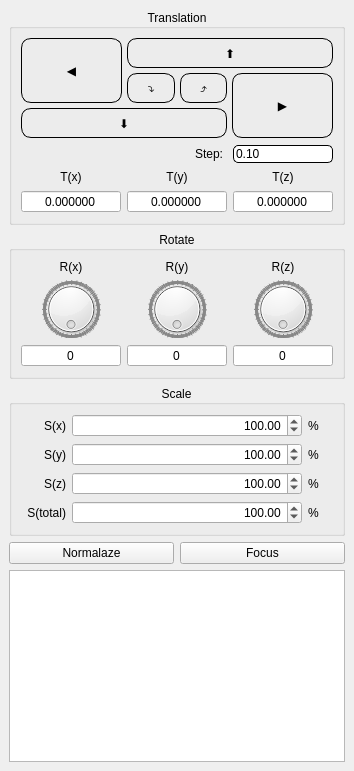
  <widget class="QDockWidget" name="dockWidget_transformation">
   <property name="features">
    <set>QDockWidget::DockWidgetClosable|QDockWidget::DockWidgetFloatable|QDockWidget::DockWidgetMovable</set>
   </property>
   <property name="allowedAreas">
    <set>Qt::LeftDockWidgetArea|Qt::RightDockWidgetArea</set>
   </property>
   <property name="windowTitle">
    <string>Object transformation</string>
   </property>
   <attribute name="dockWidgetArea">
    <number>1</number>
   </attribute>
   <widget class="QWidget" name="dockWidgetContents_transformation">
    <layout class="QVBoxLayout" name="verticalLayout_2">
     <item>
      <widget class="QGroupBox" name="gb_translation">
       <property name="sizePolicy">
        <sizepolicy hsizetype="Preferred" vsizetype="Preferred">
         <horstretch>0</horstretch>
         <verstretch>0</verstretch>
        </sizepolicy>
       </property>
       <property name="minimumSize">
        <size>
         <width>0</width>
         <height>0</height>
        </size>
       </property>
       <property name="maximumSize">
        <size>
         <width>500</width>
         <height>16777215</height>
        </size>
       </property>
       <property name="styleSheet">
        <string notr="true"/>
       </property>
       <property name="title">
        <string>Translation</string>
       </property>
       <property name="alignment">
        <set>Qt::AlignCenter</set>
       </property>
       <layout class="QVBoxLayout" name="verticalLayout_8">
        <item>
         <layout class="QGridLayout" name="gridLayout">
          <property name="spacing">
           <number>5</number>
          </property>
          <item row="2" column="0" colspan="2">
           <widget class="QPushButton" name="btn_translation_dy">
            <property name="sizePolicy">
             <sizepolicy hsizetype="Preferred" vsizetype="Preferred">
              <horstretch>0</horstretch>
              <verstretch>0</verstretch>
             </sizepolicy>
            </property>
            <property name="minimumSize">
             <size>
              <width>0</width>
              <height>30</height>
             </size>
            </property>
            <property name="styleSheet">
             <string notr="true">QPushButton {
	border: 1px solid black;
	border-radius:  10px;
}

QPushButton:pressed {
	border: 2px solid black;
}
</string>
            </property>
            <property name="text">
             <string>⬇</string>
            </property>
            <attribute name="buttonGroup">
             <string notr="true">bg_translate</string>
            </attribute>
           </widget>
          </item>
          <item row="1" column="1">
           <layout class="QHBoxLayout" name="horizontalLayout_2">
            <item>
             <widget class="QPushButton" name="btn_translate_bz">
              <property name="sizePolicy">
               <sizepolicy hsizetype="Preferred" vsizetype="Preferred">
                <horstretch>0</horstretch>
                <verstretch>0</verstretch>
               </sizepolicy>
              </property>
              <property name="styleSheet">
               <string notr="true">QPushButton {
	border: 1px solid black;
	border-radius:  10px;
}

QPushButton:pressed {
	border: 2px solid black;
}
</string>
              </property>
              <property name="text">
               <string>⤵</string>
              </property>
              <attribute name="buttonGroup">
               <string notr="true">bg_translate</string>
              </attribute>
             </widget>
            </item>
            <item>
             <widget class="QPushButton" name="btn_translate_fz">
              <property name="sizePolicy">
               <sizepolicy hsizetype="Preferred" vsizetype="Preferred">
                <horstretch>0</horstretch>
                <verstretch>0</verstretch>
               </sizepolicy>
              </property>
              <property name="minimumSize">
               <size>
                <width>0</width>
                <height>30</height>
               </size>
              </property>
              <property name="styleSheet">
               <string notr="true">QPushButton {
	border: 1px solid black;
	border-radius:  10px;
}

QPushButton:pressed {
	border: 2px solid black;
}
</string>
              </property>
              <property name="text">
               <string>⤴</string>
              </property>
              <attribute name="buttonGroup">
               <string notr="true">bg_translate</string>
              </attribute>
             </widget>
            </item>
           </layout>
          </item>
          <item row="0" column="1" colspan="2">
           <widget class="QPushButton" name="btn_translation_uy">
            <property name="sizePolicy">
             <sizepolicy hsizetype="Preferred" vsizetype="Preferred">
              <horstretch>0</horstretch>
              <verstretch>0</verstretch>
             </sizepolicy>
            </property>
            <property name="minimumSize">
             <size>
              <width>0</width>
              <height>30</height>
             </size>
            </property>
            <property name="styleSheet">
             <string notr="true">QPushButton {
	border: 1px solid black;
	border-radius:  10px;
}

QPushButton:pressed {
	border: 2px solid black;
}
</string>
            </property>
            <property name="text">
             <string>⬆</string>
            </property>
            <attribute name="buttonGroup">
             <string notr="true">bg_translate</string>
            </attribute>
           </widget>
          </item>
          <item row="0" column="0" rowspan="2">
           <widget class="QPushButton" name="btn_translation_lx">
            <property name="sizePolicy">
             <sizepolicy hsizetype="Preferred" vsizetype="Preferred">
              <horstretch>0</horstretch>
              <verstretch>0</verstretch>
             </sizepolicy>
            </property>
            <property name="minimumSize">
             <size>
              <width>0</width>
              <height>50</height>
             </size>
            </property>
            <property name="styleSheet">
             <string notr="true">QPushButton {
	border: 1px solid black;
	border-radius:  10px;
}

QPushButton:pressed {
	border: 2px solid black;
}
</string>
            </property>
            <property name="text">
             <string>◀</string>
            </property>
            <attribute name="buttonGroup">
             <string notr="true">bg_translate</string>
            </attribute>
           </widget>
          </item>
          <item row="1" column="2" rowspan="2">
           <widget class="QPushButton" name="btn_translation_rx">
            <property name="sizePolicy">
             <sizepolicy hsizetype="Preferred" vsizetype="Preferred">
              <horstretch>0</horstretch>
              <verstretch>0</verstretch>
             </sizepolicy>
            </property>
            <property name="minimumSize">
             <size>
              <width>0</width>
              <height>50</height>
             </size>
            </property>
            <property name="styleSheet">
             <string notr="true">QPushButton {
	border: 1px solid black;
	border-radius:  10px;
}

QPushButton:pressed {
	border: 2px solid black;
}
</string>
            </property>
            <property name="text">
             <string>▶</string>
            </property>
            <property name="iconSize">
             <size>
              <width>16</width>
              <height>16</height>
             </size>
            </property>
            <attribute name="buttonGroup">
             <string notr="true">bg_translate</string>
            </attribute>
           </widget>
          </item>
         </layout>
        </item>
        <item>
         <layout class="QHBoxLayout" name="hbl_translate_step">
          <item>
           <spacer name="horizontalSpacer">
            <property name="orientation">
             <enum>Qt::Horizontal</enum>
            </property>
            <property name="sizeHint" stdset="0">
             <size>
              <width>40</width>
              <height>20</height>
             </size>
            </property>
           </spacer>
          </item>
          <item>
           <widget class="QLabel" name="lbl_translate_step">
            <property name="maximumSize">
             <size>
              <width>16777215</width>
              <height>16777215</height>
             </size>
            </property>
            <property name="text">
             <string>Step: </string>
            </property>
           </widget>
          </item>
          <item>
           <widget class="QDoubleSpinBox" name="dsb_translate_step">
            <property name="minimumSize">
             <size>
              <width>100</width>
              <height>0</height>
             </size>
            </property>
            <property name="styleSheet">
             <string notr="true">QDoubleSpinBox {
	border: 1px solid black;
	border-radius: 5px;
}</string>
            </property>
            <property name="buttonSymbols">
             <enum>QAbstractSpinBox::NoButtons</enum>
            </property>
            <property name="singleStep">
             <double>0.010000000000000</double>
            </property>
            <property name="value">
             <double>0.100000000000000</double>
            </property>
           </widget>
          </item>
         </layout>
        </item>
        <item>
         <layout class="QGridLayout" name="gridLayout_2">
          <item row="0" column="6">
           <widget class="QLabel" name="lbl_translate_z">
            <property name="text">
             <string>T(z)</string>
            </property>
            <property name="alignment">
             <set>Qt::AlignCenter</set>
            </property>
           </widget>
          </item>
          <item row="0" column="4">
           <widget class="QLabel" name="lbl_translate_x">
            <property name="text">
             <string>T(x)</string>
            </property>
            <property name="alignment">
             <set>Qt::AlignCenter</set>
            </property>
           </widget>
          </item>
          <item row="0" column="5">
           <widget class="QLabel" name="lbl_translate_y">
            <property name="text">
             <string>T(y)</string>
            </property>
            <property name="alignment">
             <set>Qt::AlignCenter</set>
            </property>
           </widget>
          </item>
          <item row="1" column="4">
           <widget class="QDoubleSpinBox" name="SetTranslateX">
            <property name="alignment">
             <set>Qt::AlignCenter</set>
            </property>
            <property name="buttonSymbols">
             <enum>QAbstractSpinBox::NoButtons</enum>
            </property>
            <property name="accelerated">
             <bool>false</bool>
            </property>
            <property name="decimals">
             <number>6</number>
            </property>
            <property name="minimum">
             <double>-1000.000000000000000</double>
            </property>
            <property name="maximum">
             <double>1000.000000000000000</double>
            </property>
            <property name="singleStep">
             <double>0.100000000000000</double>
            </property>
           </widget>
          </item>
          <item row="1" column="5">
           <widget class="QDoubleSpinBox" name="SetTranslateY">
            <property name="alignment">
             <set>Qt::AlignCenter</set>
            </property>
            <property name="buttonSymbols">
             <enum>QAbstractSpinBox::NoButtons</enum>
            </property>
            <property name="decimals">
             <number>6</number>
            </property>
            <property name="minimum">
             <double>-1000.000000000000000</double>
            </property>
            <property name="maximum">
             <double>1000.000000000000000</double>
            </property>
            <property name="singleStep">
             <double>0.100000000000000</double>
            </property>
           </widget>
          </item>
          <item row="1" column="6">
           <widget class="QDoubleSpinBox" name="SetTranslateZ">
            <property name="alignment">
             <set>Qt::AlignCenter</set>
            </property>
            <property name="buttonSymbols">
             <enum>QAbstractSpinBox::NoButtons</enum>
            </property>
            <property name="decimals">
             <number>6</number>
            </property>
            <property name="minimum">
             <double>-1000.000000000000000</double>
            </property>
            <property name="maximum">
             <double>1000.000000000000000</double>
            </property>
            <property name="singleStep">
             <double>0.100000000000000</double>
            </property>
           </widget>
          </item>
         </layout>
        </item>
       </layout>
      </widget>
     </item>
     <item>
      <widget class="QGroupBox" name="gb_rotate">
       <property name="title">
        <string>Rotate</string>
       </property>
       <property name="alignment">
        <set>Qt::AlignCenter</set>
       </property>
       <layout class="QVBoxLayout" name="verticalLayout_3">
        <item>
         <layout class="QHBoxLayout" name="horizontalLayout_5">
          <item>
           <layout class="QVBoxLayout" name="vbl_rotate_x">
            <item>
             <widget class="QLabel" name="lbl_rotate_x">
              <property name="text">
               <string>R(x)</string>
              </property>
              <property name="alignment">
               <set>Qt::AlignCenter</set>
              </property>
             </widget>
            </item>
            <item>
             <widget class="QDial" name="SetRotateX">
              <property name="maximumSize">
               <size>
                <width>16777215</width>
                <height>58</height>
               </size>
              </property>
              <property name="cursor">
               <cursorShape>PointingHandCursor</cursorShape>
              </property>
              <property name="mouseTracking">
               <bool>true</bool>
              </property>
              <property name="tabletTracking">
               <bool>false</bool>
              </property>
              <property name="whatsThis">
               <string>RotateX</string>
              </property>
              <property name="maximum">
               <number>359</number>
              </property>
              <property name="tracking">
               <bool>true</bool>
              </property>
              <property name="invertedAppearance">
               <bool>false</bool>
              </property>
              <property name="invertedControls">
               <bool>false</bool>
              </property>
              <property name="wrapping">
               <bool>true</bool>
              </property>
              <property name="notchTarget">
               <double>1.000000000000000</double>
              </property>
              <property name="notchesVisible">
               <bool>true</bool>
              </property>
             </widget>
            </item>
            <item>
             <widget class="QSpinBox" name="spb_rotate_x">
              <property name="alignment">
               <set>Qt::AlignCenter</set>
              </property>
              <property name="buttonSymbols">
               <enum>QAbstractSpinBox::NoButtons</enum>
              </property>
              <property name="minimum">
               <number>0</number>
              </property>
              <property name="maximum">
               <number>359</number>
              </property>
              <property name="singleStep">
               <number>1</number>
              </property>
              <property name="value">
               <number>0</number>
              </property>
             </widget>
            </item>
           </layout>
          </item>
          <item>
           <layout class="QVBoxLayout" name="vbl_rotate_y">
            <item>
             <widget class="QLabel" name="lbl_rotate_y">
              <property name="text">
               <string>R(y)</string>
              </property>
              <property name="alignment">
               <set>Qt::AlignCenter</set>
              </property>
             </widget>
            </item>
            <item>
             <widget class="QDial" name="SetRotateY">
              <property name="maximumSize">
               <size>
                <width>16777215</width>
                <height>58</height>
               </size>
              </property>
              <property name="cursor">
               <cursorShape>PointingHandCursor</cursorShape>
              </property>
              <property name="mouseTracking">
               <bool>true</bool>
              </property>
              <property name="tabletTracking">
               <bool>false</bool>
              </property>
              <property name="whatsThis">
               <string>RotateY</string>
              </property>
              <property name="maximum">
               <number>359</number>
              </property>
              <property name="tracking">
               <bool>true</bool>
              </property>
              <property name="invertedAppearance">
               <bool>false</bool>
              </property>
              <property name="invertedControls">
               <bool>false</bool>
              </property>
              <property name="wrapping">
               <bool>true</bool>
              </property>
              <property name="notchTarget">
               <double>1.000000000000000</double>
              </property>
              <property name="notchesVisible">
               <bool>true</bool>
              </property>
             </widget>
            </item>
            <item>
             <widget class="QSpinBox" name="spb_rotate_y">
              <property name="alignment">
               <set>Qt::AlignCenter</set>
              </property>
              <property name="buttonSymbols">
               <enum>QAbstractSpinBox::NoButtons</enum>
              </property>
              <property name="accelerated">
               <bool>false</bool>
              </property>
              <property name="minimum">
               <number>0</number>
              </property>
              <property name="maximum">
               <number>359</number>
              </property>
              <property name="singleStep">
               <number>1</number>
              </property>
              <property name="value">
               <number>0</number>
              </property>
             </widget>
            </item>
           </layout>
          </item>
          <item>
           <layout class="QVBoxLayout" name="vbl_rotate_z">
            <item>
             <widget class="QLabel" name="lbl_rotate_z">
              <property name="text">
               <string>R(z)</string>
              </property>
              <property name="alignment">
               <set>Qt::AlignCenter</set>
              </property>
             </widget>
            </item>
            <item>
             <widget class="QDial" name="SetRotateZ">
              <property name="maximumSize">
               <size>
                <width>16777215</width>
                <height>58</height>
               </size>
              </property>
              <property name="cursor">
               <cursorShape>PointingHandCursor</cursorShape>
              </property>
              <property name="mouseTracking">
               <bool>true</bool>
              </property>
              <property name="tabletTracking">
               <bool>false</bool>
              </property>
              <property name="whatsThis">
               <string>RotateZ</string>
              </property>
              <property name="styleSheet">
               <string notr="true"/>
              </property>
              <property name="maximum">
               <number>359</number>
              </property>
              <property name="tracking">
               <bool>true</bool>
              </property>
              <property name="orientation">
               <enum>Qt::Horizontal</enum>
              </property>
              <property name="invertedAppearance">
               <bool>false</bool>
              </property>
              <property name="invertedControls">
               <bool>false</bool>
              </property>
              <property name="wrapping">
               <bool>true</bool>
              </property>
              <property name="notchTarget">
               <double>1.000000000000000</double>
              </property>
              <property name="notchesVisible">
               <bool>true</bool>
              </property>
             </widget>
            </item>
            <item>
             <widget class="QSpinBox" name="spb_rotate_z">
              <property name="alignment">
               <set>Qt::AlignCenter</set>
              </property>
              <property name="buttonSymbols">
               <enum>QAbstractSpinBox::NoButtons</enum>
              </property>
              <property name="maximum">
               <number>359</number>
              </property>
             </widget>
            </item>
           </layout>
          </item>
         </layout>
        </item>
       </layout>
      </widget>
     </item>
     <item>
      <widget class="QGroupBox" name="gb_scale">
       <property name="title">
        <string>Scale</string>
       </property>
       <property name="alignment">
        <set>Qt::AlignCenter</set>
       </property>
       <layout class="QVBoxLayout" name="verticalLayout_4">
        <item>
         <layout class="QHBoxLayout" name="horizontalLayout_6">
          <item>
           <widget class="QLabel" name="lbl_scale_x">
            <property name="minimumSize">
             <size>
              <width>45</width>
              <height>0</height>
             </size>
            </property>
            <property name="maximumSize">
             <size>
              <width>0</width>
              <height>16777215</height>
             </size>
            </property>
            <property name="text">
             <string>S(x)</string>
            </property>
            <property name="alignment">
             <set>Qt::AlignRight|Qt::AlignTrailing|Qt::AlignVCenter</set>
            </property>
           </widget>
          </item>
          <item>
           <widget class="QDoubleSpinBox" name="SetScaleX">
            <property name="whatsThis">
             <string>ScaleX</string>
            </property>
            <property name="alignment">
             <set>Qt::AlignRight|Qt::AlignTrailing|Qt::AlignVCenter</set>
            </property>
            <property name="minimum">
             <double>0.000000000000000</double>
            </property>
            <property name="maximum">
             <double>100000.000000000000000</double>
            </property>
            <property name="value">
             <double>100.000000000000000</double>
            </property>
           </widget>
          </item>
          <item>
           <widget class="QLabel" name="lbl_scale_px">
            <property name="maximumSize">
             <size>
              <width>25</width>
              <height>16777215</height>
             </size>
            </property>
            <property name="text">
             <string>%</string>
            </property>
           </widget>
          </item>
         </layout>
        </item>
        <item>
         <layout class="QHBoxLayout" name="horizontalLayout_7">
          <item>
           <widget class="QLabel" name="lbl_scale_y">
            <property name="minimumSize">
             <size>
              <width>45</width>
              <height>0</height>
             </size>
            </property>
            <property name="maximumSize">
             <size>
              <width>0</width>
              <height>16777215</height>
             </size>
            </property>
            <property name="text">
             <string>S(y)</string>
            </property>
            <property name="alignment">
             <set>Qt::AlignRight|Qt::AlignTrailing|Qt::AlignVCenter</set>
            </property>
           </widget>
          </item>
          <item>
           <widget class="QDoubleSpinBox" name="SetScaleY">
            <property name="whatsThis">
             <string>ScaleY</string>
            </property>
            <property name="alignment">
             <set>Qt::AlignRight|Qt::AlignTrailing|Qt::AlignVCenter</set>
            </property>
            <property name="minimum">
             <double>0.000000000000000</double>
            </property>
            <property name="maximum">
             <double>100000.000000000000000</double>
            </property>
            <property name="value">
             <double>100.000000000000000</double>
            </property>
           </widget>
          </item>
          <item>
           <widget class="QLabel" name="lbl_scale_py">
            <property name="maximumSize">
             <size>
              <width>25</width>
              <height>16777215</height>
             </size>
            </property>
            <property name="text">
             <string>%</string>
            </property>
           </widget>
          </item>
         </layout>
        </item>
        <item>
         <layout class="QHBoxLayout" name="horizontalLayout_8">
          <item>
           <widget class="QLabel" name="lbl_scale_z">
            <property name="minimumSize">
             <size>
              <width>45</width>
              <height>0</height>
             </size>
            </property>
            <property name="maximumSize">
             <size>
              <width>0</width>
              <height>16777215</height>
             </size>
            </property>
            <property name="text">
             <string>S(z)</string>
            </property>
            <property name="alignment">
             <set>Qt::AlignRight|Qt::AlignTrailing|Qt::AlignVCenter</set>
            </property>
           </widget>
          </item>
          <item>
           <widget class="QDoubleSpinBox" name="SetScaleZ">
            <property name="whatsThis">
             <string>ScaleZ</string>
            </property>
            <property name="alignment">
             <set>Qt::AlignRight|Qt::AlignTrailing|Qt::AlignVCenter</set>
            </property>
            <property name="minimum">
             <double>0.000000000000000</double>
            </property>
            <property name="maximum">
             <double>100000.000000000000000</double>
            </property>
            <property name="value">
             <double>100.000000000000000</double>
            </property>
           </widget>
          </item>
          <item>
           <widget class="QLabel" name="lbl_scale_pz">
            <property name="maximumSize">
             <size>
              <width>25</width>
              <height>16777215</height>
             </size>
            </property>
            <property name="text">
             <string>%</string>
            </property>
           </widget>
          </item>
         </layout>
        </item>
        <item>
         <layout class="QHBoxLayout" name="horizontalLayout_9">
          <item>
           <widget class="QLabel" name="lbl_scale_total">
            <property name="minimumSize">
             <size>
              <width>45</width>
              <height>0</height>
             </size>
            </property>
            <property name="maximumSize">
             <size>
              <width>0</width>
              <height>16777215</height>
             </size>
            </property>
            <property name="text">
             <string>S(total)</string>
            </property>
            <property name="alignment">
             <set>Qt::AlignRight|Qt::AlignTrailing|Qt::AlignVCenter</set>
            </property>
           </widget>
          </item>
          <item>
           <widget class="QDoubleSpinBox" name="SetScaleTotal">
            <property name="whatsThis">
             <string>ScaleTotal</string>
            </property>
            <property name="alignment">
             <set>Qt::AlignRight|Qt::AlignTrailing|Qt::AlignVCenter</set>
            </property>
            <property name="minimum">
             <double>0.000000000000000</double>
            </property>
            <property name="maximum">
             <double>100000.000000000000000</double>
            </property>
            <property name="value">
             <double>100.000000000000000</double>
            </property>
           </widget>
          </item>
          <item>
           <widget class="QLabel" name="lbl_scale_ptotal">
            <property name="maximumSize">
             <size>
              <width>25</width>
              <height>16777215</height>
             </size>
            </property>
            <property name="text">
             <string>%</string>
            </property>
           </widget>
          </item>
         </layout>
        </item>
       </layout>
      </widget>
     </item>
     <item>
      <layout class="QGridLayout" name="gridLayout_3">
       <item row="1" column="0" colspan="2">
        <widget class="QTreeView" name="treeView">
         <property name="minimumSize">
          <size>
           <width>0</width>
           <height>100</height>
          </size>
         </property>
         <property name="layoutDirection">
          <enum>Qt::LeftToRight</enum>
         </property>
         <property name="sizeAdjustPolicy">
          <enum>QAbstractScrollArea::AdjustIgnored</enum>
         </property>
         <property name="dragDropMode">
          <enum>QAbstractItemView::NoDragDrop</enum>
         </property>
         <property name="selectionBehavior">
          <enum>QAbstractItemView::SelectItems</enum>
         </property>
         <property name="iconSize">
          <size>
           <width>50</width>
           <height>50</height>
          </size>
         </property>
         <attribute name="headerMinimumSectionSize">
          <number>50</number>
         </attribute>
         <attribute name="headerDefaultSectionSize">
          <number>50</number>
         </attribute>
         <attribute name="headerStretchLastSection">
          <bool>true</bool>
         </attribute>
        </widget>
       </item>
       <item row="0" column="0">
        <widget class="QPushButton" name="btn_normalaze">
         <property name="text">
          <string>Normalaze</string>
         </property>
        </widget>
       </item>
       <item row="0" column="1">
        <widget class="QPushButton" name="btn_focus">
         <property name="text">
          <string>Focus</string>
         </property>
        </widget>
       </item>
      </layout>
     </item>
    </layout>
   </widget>
  </widget>
